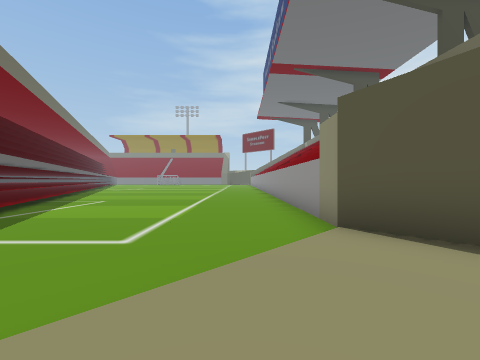
View 1 (above)

15 first-person views from a walk through a scene from a Unity 3-D project. The camera is 1.2 m above the floor, looks level and sees 90° across. The floor is counted in squares, 2 m on a side. Each view is taken from the middle of a square. On the plan, view 1 faces up. The plan holds only what a view shows up to about 9 squares ahead; the rest is blank. The place goes on beyond the plan.

View 2
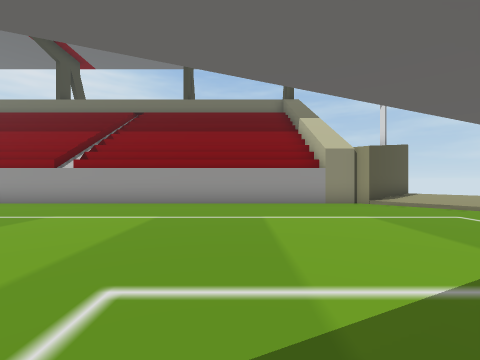

View 3
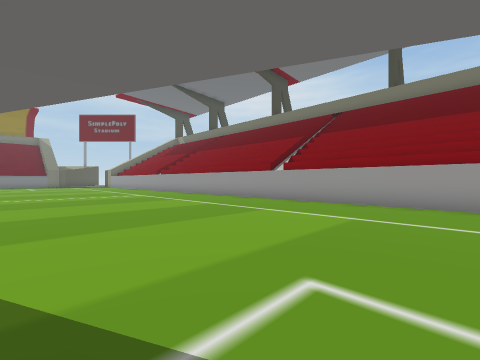

View 4
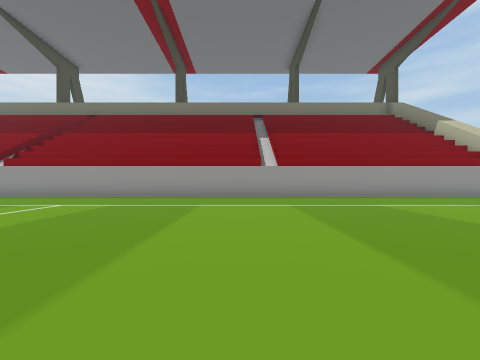

View 5
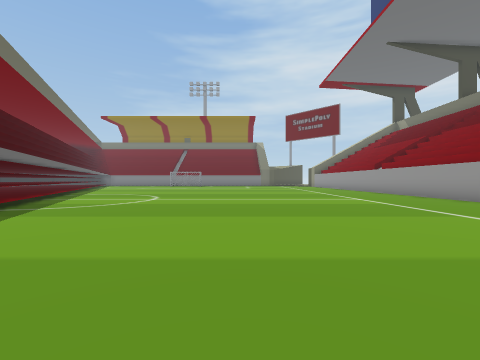

View 6
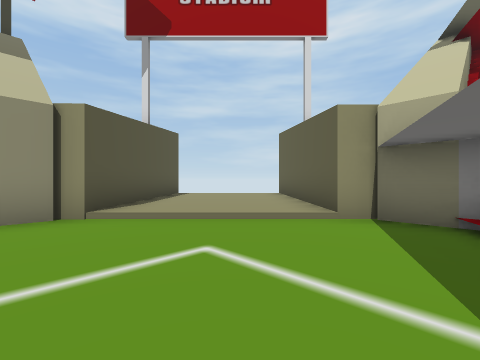

View 7
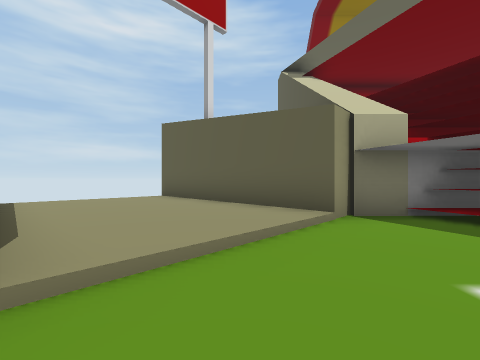

View 8
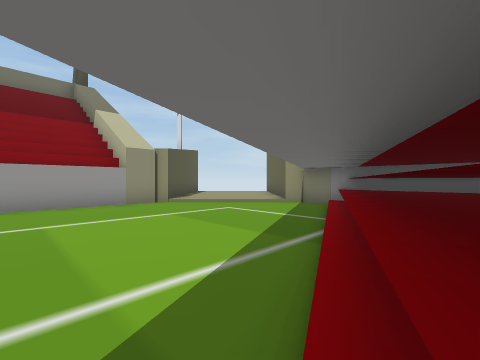

View 9
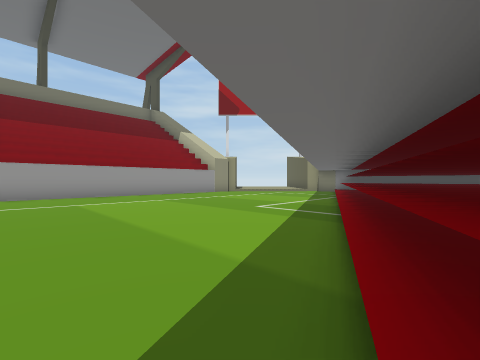

View 10
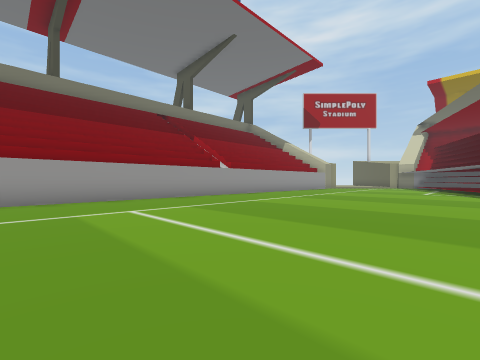

View 11
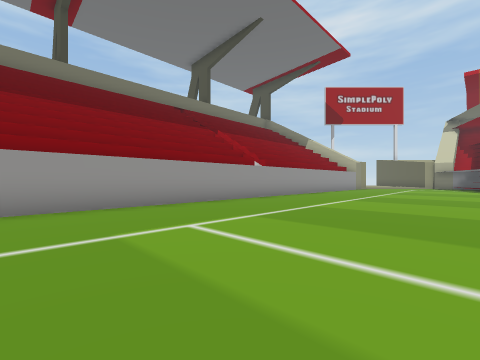

View 12
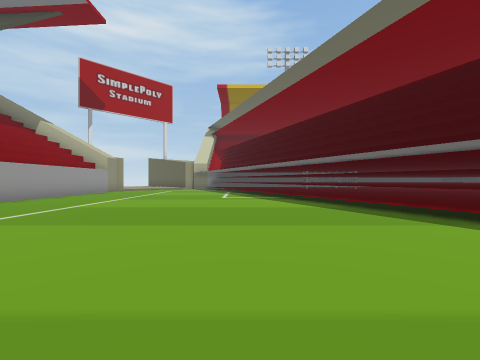

View 13
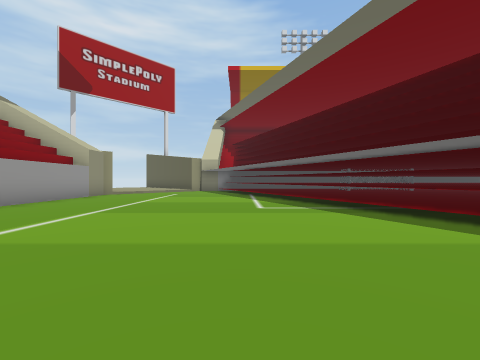

View 14
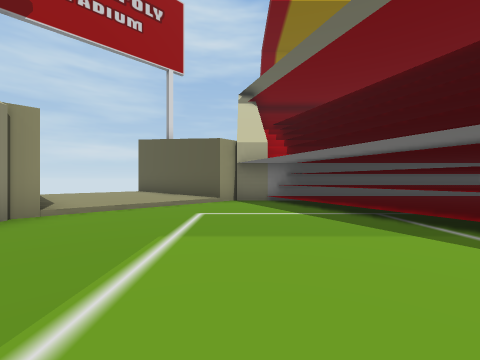

View 15
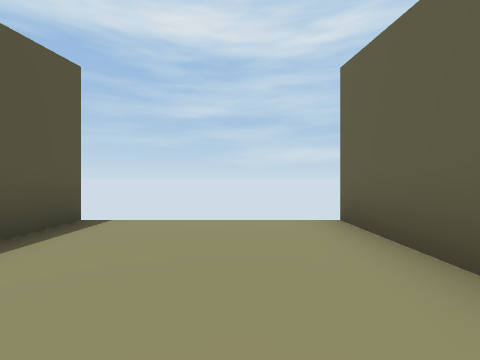

### Floor plan
Key: @ floor where view 1 was taken; # wall or solid block; . main floor; : floor 0.25 m higher than the main floor; / step, stairs or slope.
Columns run from 12 left of view 1 to 5 right of it. Each row starts with its distance up from view 1.
 20  .............#
 19 #.............#
 18 ##............#
 17   /...........#
 16   :...........#
 15    ...........#
 14     ..........#
 13     ..........#
 12    #..........#
 11    ##.........#
 10    ##.........#
  9     ##........#
  8     ##/.......#
  7      #:.......#
  6      ##.......#
  5      ##.......#
  4       ##......#
  3       ### .../##
  2         # ../::##
  1           ./::::##
  0          ###@::::#
 -1            ##:::::
 -2             ##:::
 -3              ##:
 -4               #

Positions as (right, up) in squares from view 1, and headings:
1: (0, 0), facing up
2: (-6, 7), facing right
3: (-6, 7), facing up-right
4: (-7, 14), facing right
5: (-5, 11), facing up
6: (-3, 4), facing down-right
7: (0, 4), facing down
8: (-6, 7), facing down-right
9: (-8, 12), facing down-right
10: (-6, 20), facing down-right
11: (-4, 20), facing down-right
12: (-5, 16), facing down
13: (-4, 13), facing down
14: (-2, 7), facing down
15: (1, 0), facing down-right
